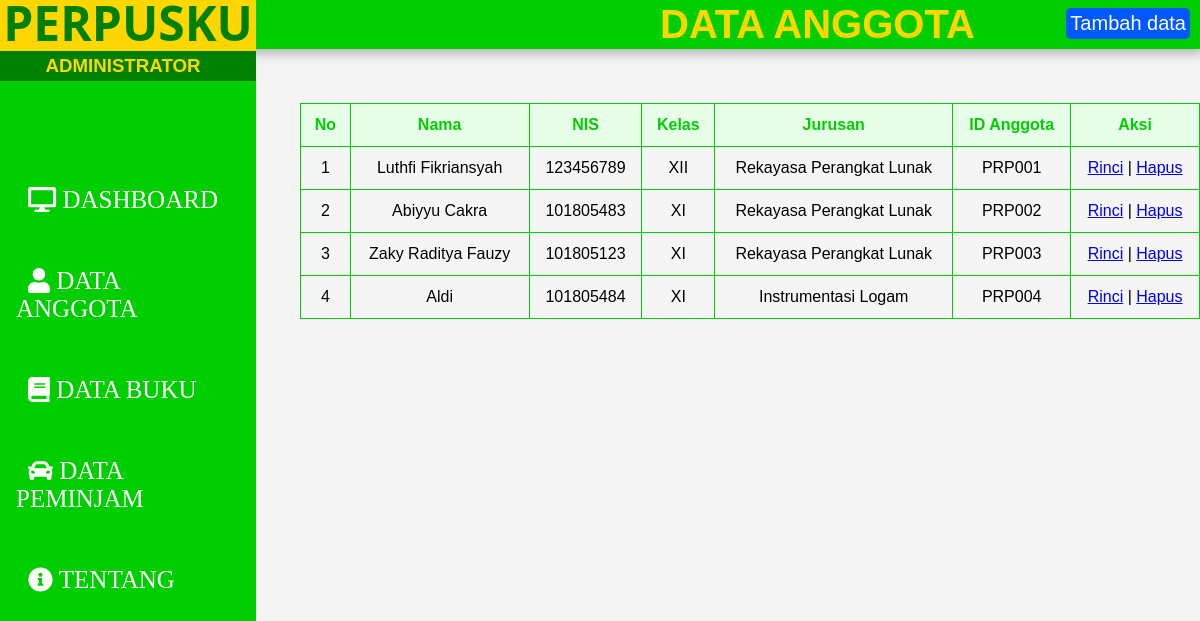
Screenshot of /data_anggota.php (signed in) with the database file from the repository.
### tables this page shows
CREATE TABLE `tabel_anggota` (
  `id` int(11) NOT NULL,
  `nama` varchar(32) NOT NULL,
  `nis` char(9) NOT NULL,
  `tempat_lahir` varchar(16) NOT NULL,
  `tanggal_lahir` date NOT NULL,
  `kelas` varchar(8) NOT NULL,
  `jurusan` varchar(32) NOT NULL,
  `email` varchar(32) NOT NULL
);

### data_anggota.php (the view)
<?php
include 'sidenav.php';
include 'kepala.php';
require 'conn.php';
$query=mysqli_query($conn,"SELECT * FROM tabel_anggota");
?>
<head><title>Perpusku - Dashboard</title></head>
<body>
<?php
include 'conn.php';
$query2="SELECT email FROM tabel_anggota";
$hasil=mysqli_query($conn,$query2);
$data=mysqli_fetch_array($hasil);
$kode=$data['email'];
$nourut=(int) substr($kode,3,3);
?>
    <div class="top-nav">
        <h3>DATA ANGGOTA</h3>
    </div><br><br><br><br>
    <a class="add" href="tambahanggota.php">Tambah data</a>
    <div class="konten-utama-anggota">
        <a href="tambahanggota.php">Tambah data</a><br>
        <table border="1" cellpadding="12">
            <tr>
                <th>No</th>
                <th>Nama</th>
                <th>NIS</th>
                <th>Kelas</th>
                <th>Jurusan</th>
                <th>ID Anggota</th>
                <th>Aksi</th>
            </tr>
                <?php $i=1;?>
                <?php while( $data=mysqli_fetch_array($query)) { ?>
                    <?php
                    $nourut++;
                    $char="PRP";
                    $kode= $char.sprintf("%03s",$nourut);
                    ?>
            <tr>
                <td><?php echo $i++;?></td>
                <td><?php echo $data['nama'];?></td>
                <td><?php echo $data['nis'];?></td>
                <td><?php echo $data['kelas'];?></td>
                <td><?php echo $data['jurusan'];?></td>
                <td><?php echo $kode;?></td>
                <td><a href="user.php?id=<?php echo $data['id_anggota'];?>">Rinci</a> | <a href="hapus.php?id=<?php echo $data['id_anggota'];?>">Hapus</a> </td>
            </tr>
            <?php } ?>
        </table>
    </div>
</body>
</html>

### kepala.php (shortened to what this page needs)
<!DOCTYPE html>
<html lang="en">
<head>
    <link href="gaya.css" rel="stylesheet">
    <link href="fontawesome-free/css/fontawesome.min.css" rel="stylesheet">
</head>

### sidenav.php (shortened to what this page needs)
<?php
include 'kepala.php';
?>
<div id="sidenav" >
     <h1>PERPUSKU</h1>
     <h3>ADMINISTRATOR</h3>
        <ul>
            <br><br>
            <li><a href="index.php"><i class="fas fa-desktop"></i> DASHBOARD</a></li>
            <li><a href="data_anggota.php"><i class="fas fa-user"></i> DATA ANGGOTA</a></li>
            <li><a href="data_buku.php"><i class="fas fa-book"></i> DATA BUKU</a></li>
            <li><a href="data_peminjam.php"><i class="fas fa-car"></i> DATA PEMINJAM</a></li>
            <li><a href="info.php"><i class="fas fa-info-circle"></i> TENTANG</a></li>
        </ul>
    </div>

### gaya.css (style rules this page uses)
body { margin:0; background-color:whitesmoke; background-attachment:cover; background-origin: border-box; background-size:100%; color:black; font-family:arial }
.top-nav { background-color:rgb(0, 206, 0); box-shadow:-2px -1px 10px 6px rgba(39, 39, 39, 0.301) ; width:100%; height:3.08em; margin:0; position: absolute; }
#sidenav { background-color:rgb(0, 206, 0); width:16em; top:0; overflow:hidden; margin:0; height:100%; padding:0; position: fixed; z-index: 1; }
.top-nav h3 { font-family:Arial, Helvetica, sans-serif; text-align:center; margin-left:16.5em; position: absolute; font-size:40px; color:gold; margin-top:2px; }
#sidenav h1 { margin-top:-0.21em; color:green; margin-bottom:-41px; font-size:48px; margin-left:0; padding-bottom:5px; text-align:center; background-color:gold; font-weight: bold; font-family:'Segoe UI', Tahoma, Geneva, Verdana, sans-serif }
#sidenav h3 { text-align: center; margin-left:-0.11em; padding-right:8px; padding-bottom:4px; color:gold; padding-top:4px; margin-top:1.7em; background-color:green; }
ul { position: absolute; margin-left:-35px; list-style-type:none; margin-top:2.5em; }
ul li { border-bottom:0px solid; padding:11px; width:100%; transition:0.3s; border-top:0px solid; margin-bottom:31px; }
ul li a { padding:19px 26px 22px 12px; font-size: 25px; font-family: Trebuchet MS; text-decoration: none; color:rgb(255, 255, 255); transition: 0.3s; }
.konten-utama-anggota table { margin-left:300px; text-align: center; width:75%; border-collapse: collapse; color:rgb(0, 0, 0); border-color:rgb(0, 206, 0); }
.konten-utama-anggota td { border-color:rgb(0, 206, 0); }
.konten-utama-anggota th { background-color:rgb(231, 255, 232); color:rgb(0, 206, 0); border-color:rgb(0, 206, 0); }
.add { color :rgb(255, 255, 255); font-size:20px; margin-right:10px; float:right; top:-3.2em; position: relative; border-radius:5px; background-color:rgb(0, 89, 255);; text-decoration:none; padding:4px; transition:0.3s; }
h1 { color:white; }

### rows the page displays
tabel_anggota: nama "Luthfi Fikriansyah", nis "123456789", kelas "XII", jurusan "Rekayasa Perangkat Lunak", kode "PRP001"
tabel_anggota: nama "Abiyyu Cakra", nis "101805483", kelas "XI", jurusan "Rekayasa Perangkat Lunak", kode "PRP002"
tabel_anggota: nama "Zaky Raditya Fauzy", nis "101805123", kelas "XI", jurusan "Rekayasa Perangkat Lunak", kode "PRP003"
tabel_anggota: nama "Aldi", nis "101805484", kelas "XI", jurusan "Instrumentasi Logam", kode "PRP004"
